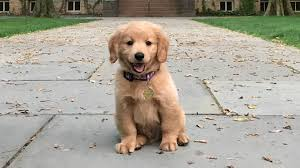
#> input picture img/dog.jpg, 300 x 168 px, found by its file name
$ python 3.py   (older library calls are emulated)
#> lines starting #> are read from the running program, lines starting #| are printed output that depends on the picture
import cv2
import numpy as np
import matplotlib.pyplot as plt
from matplotlib import patches

# Hàm tính gradient và góc hướng
def compute_gradients(image):
    # Chuyển sang ảnh xám nếu là ảnh màu
    if len(image.shape) == 3:
        gray = cv2.cvtColor(image, cv2.COLOR_BGR2GRAY).astype(np.float32)
    else:
        gray = image.astype(np.float32)

    # Tính gradient theo x và y
    dx = cv2.Sobel(gray, cv2.CV_32F, 1, 0, ksize=3)
    dy = cv2.Sobel(gray, cv2.CV_32F, 0, 1, ksize=3)

    # Tính độ lớn và góc của gradient (sử dụng unsigned gradients 0-180°)
    magnitude = np.sqrt(dx**2 + dy**2)
    angle = np.arctan2(dy, dx) * (180 / np.pi) % 180

    return magnitude, angle

# Hàm tính histogram gradient cho một ô (vectorized)
def compute_cell_histogram_vectorized(magnitude, angle, n_bins=9):
    bin_width = 180 / n_bins

    # Tính bin index cho mỗi pixel
    bin_indices = np.floor(angle / bin_width).astype(np.int32)

    # Tính phần dư để phân phối tuyến tính giữa các bin
    bin_remainder = (angle % bin_width) / bin_width

    # Tạo histogram rỗng
    histogram = np.zeros(n_bins)

    # Tính toán histograms sử dụng numpy
    for bin_idx in range(n_bins):
        # Mask các pixel thuộc bin này
        mask = (bin_indices == bin_idx)
        # Cộng vào bin hiện tại (weighted by 1-remainder)
        histogram[bin_idx] += np.sum(magnitude[mask] * (1 - bin_remainder[mask]))

        # Cộng vào bin tiếp theo (weighted by remainder)
        next_bin = (bin_idx + 1) % n_bins
        mask = (bin_indices == bin_idx)
        histogram[next_bin] += np.sum(magnitude[mask] * bin_remainder[mask])

    return histogram

# Hàm tính histogram gradient cho một ô (dùng loop - chậm hơn nhưng dễ hiểu)
def compute_cell_histogram(magnitude, angle, n_bins=9):
    h, w = magnitude.shape
    bin_width = 180 / n_bins
    histogram = np.zeros(n_bins)

    for i in range(h):
        for j in range(w):
            mag = magnitude[i, j]
            ang = angle[i, j]

            # Xác định bin
            bin_idx = int(ang // bin_width)
            bin_idx_next = (bin_idx + 1) % n_bins

            # Phân phối tuyến tính giữa 2 bin
            fraction = (ang % bin_width) / bin_width
            histogram[bin_idx] += mag * (1 - fraction)
            histogram[bin_idx_next] += mag * fraction

    return histogram

# Hàm tính HOG descriptor
def compute_hog_descriptor(image, cell_size=8, block_size=2, n_bins=9):
    # Đảm bảo image là ảnh BGR
    if len(image.shape) < 3:
        image = cv2.cvtColor(image, cv2.COLOR_GRAY2BGR)

    # Tính gradient
    magnitude, angle = compute_gradients(image)
    h, w = magnitude.shape

    # Tính số lượng cells
    cells_y = h // cell_size
    cells_x = w // cell_size

    # Cắt ảnh để đảm bảo kích thước là bội số của cell_size
    magnitude = magnitude[:cells_y*cell_size, :cells_x*cell_size]
    angle = angle[:cells_y*cell_size, :cells_x*cell_size]

    # Tạo mảng để lưu histogram của mỗi cell
    cell_histograms = np.zeros((cells_y, cells_x, n_bins))

    # Tính histogram cho mỗi cell
    for cy in range(cells_y):
        for cx in range(cells_x):
            y_start = cy * cell_size
            x_start = cx * cell_size

            # Lấy vùng ô cell_size x cell_size
            cell_mag = magnitude[y_start:y_start+cell_size, x_start:x_start+cell_size]
            cell_ang = angle[y_start:y_start+cell_size, x_start:x_start+cell_size]

            # Tính histogram cho ô
            cell_histograms[cy, cx] = compute_cell_histogram(cell_mag, cell_ang, n_bins)

    # Tạo khối và chuẩn hóa
    descriptor = []
    # Lưu vị trí các block để visualization
    blocks = []

    for by in range(cells_y - block_size + 1):
        for bx in range(cells_x - block_size + 1):
            # Lưu vị trí block
            blocks.append((bx * cell_size, by * cell_size))

            # Lấy histogram của khối block_size x block_size
            block_hist = cell_histograms[by:by+block_size, bx:bx+block_size].flatten()

            # Chuẩn hóa L2-norm
            norm = np.linalg.norm(block_hist)
            if norm > 0:
                block_hist = block_hist / (norm + 1e-6)  # Thêm epsilon để tránh chia cho 0

            descriptor.extend(block_hist)

    return np.array(descriptor), blocks, cell_size, block_size

# Hàm vẽ HOG descriptor lên ảnh
def visualize_hog(image, blocks, cell_size, block_size):
    fig, ax = plt.subplots(figsize=(10, 8))
    ax.imshow(cv2.cvtColor(image, cv2.COLOR_BGR2RGB))

    # Vẽ các block
    for (x, y) in blocks:
        rect = patches.Rectangle((x, y),
                                 cell_size * block_size,
                                 cell_size * block_size,
                                 linewidth=1,
                                 edgecolor='r',
                                 facecolor='none')
        ax.add_patch(rect)

    ax.set_title('HOG Visualization')
    ax.axis('off')
    return fig

# Kiểm tra kích thước ảnh
def check_image_size(image, cell_size):
    h, w = image.shape[:2]
    if h % cell_size != 0 or w % cell_size != 0:
        print(f"Warning: Image dimensions ({w}x{h}) are not multiples of cell_size ({cell_size}).")
        print(f"The image will be cropped to {(w//cell_size)*cell_size}x{(h//cell_size)*cell_size}")

# Hàm chính
def main():
    # Đọc ảnh
    image_path = 'img/dog.jpg'  # Cập nhật đường dẫn đến ảnh của bạn

    try:
        image = cv2.imread(image_path)
#> image is the input picture: shape (168, 300, 3); mean B, G, R 149.1, 162.4, 168.2
        if image is None:
            raise FileNotFoundError(f"Cannot read the image. Check the path: {image_path}")

        # Kiểm tra kích thước ảnh
        cell_size = 8
        check_image_size(image, cell_size)
#| Warning: Image dimensions (300x168) are not multiples of cell_size (8).
#| The image will be cropped to 296x168

        # Tính HOG descriptor
        hog_descriptor, blocks, cell_size, block_size = compute_hog_descriptor(
            image, cell_size=cell_size, block_size=2, n_bins=9)
#> in compute_gradients, `gray = cv2.cvtColor(image, cv2.COLOR_BGR2GRAY).astype(np.float32)`:
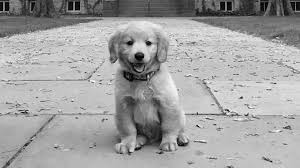
#> gray: shape (168, 300) float32; min 0, max 254, mean 162.6
#> in compute_gradients, `dy = cv2.Sobel(gray, cv2.CV_32F, 0, 1, ksize=3)`:
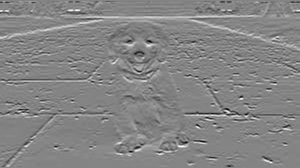
#> dy: shape (168, 300) float32; min -684, max 635, mean 4.9; drawn with min black and max white
#> in compute_gradients, `angle = np.arctan2(dy, dx) * (180 / np.pi) % 180`:
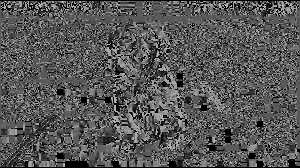
#> angle: shape (168, 300) float32; min 0, max 179.9, mean 87
#> in compute_hog_descriptor, `magnitude = magnitude[:cells_y*cell_size, :cells_x*cell_size]`:
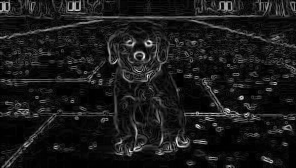
#> magnitude: shape (168, 296) float32; min 0, max 766.3, mean 77.6; drawn with min black and max white
#> in compute_hog_descriptor, `angle = angle[:cells_y*cell_size, :cells_x*cell_size]`:
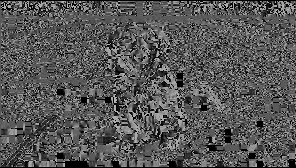
#> angle: shape (168, 296) float32; min 0, max 179.9, mean 86.9

        # Hiển thị ảnh gốc
        plt.figure(figsize=(8, 6))
        plt.imshow(cv2.cvtColor(image, cv2.COLOR_BGR2RGB))
        plt.title('Original Image')
        plt.axis('off')
        plt.tight_layout()
        plt.show()

        # Hiển thị HOG visualization
        visualize_hog(image, blocks, cell_size, block_size)
#> the loop in visualize_hog, `for (x, y) in blocks:` made 720 passes
#> (x, y) on passes 1 to 3: (0, 0), (8, 0), (16, 0)
        plt.tight_layout()
        plt.show()
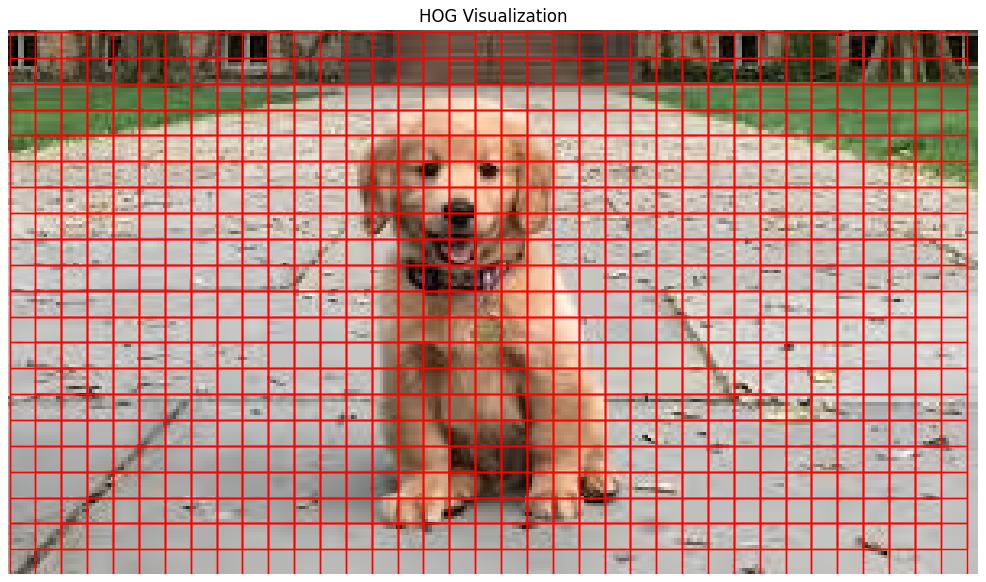
#> figure drawn by matplotlib, 1 panel

        # In descriptor
        print("HOG Descriptor:")
        print(hog_descriptor[:20], "...") # In 20 phần tử đầu tiên
#> (printed output is left out)
        print("Kích thước descriptor:", hog_descriptor.shape)
#| Kích thước descriptor: (25920,)

        # Vẽ biểu đồ HOG descriptor
        plt.figure(figsize=(12, 4))
        plt.bar(range(min(100, len(hog_descriptor))), hog_descriptor[:100])
        plt.title('HOG Descriptor (first 100 values)')
        plt.xlabel('Feature Index')
        plt.ylabel('Normalized Magnitude')
        plt.tight_layout()
        plt.show()
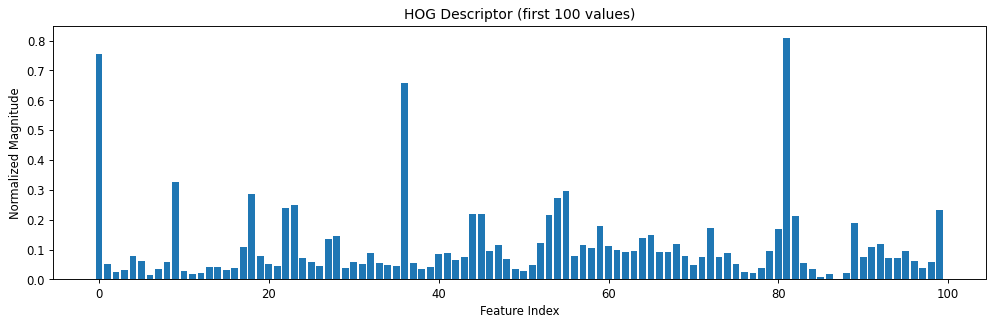
#> figure drawn by matplotlib, 1 panel; tallest bar 0.809 high, from x = 80.6 to 81.4

    except Exception as e:
        print(f"Error: {e}")

if __name__ == "__main__":
    main()
